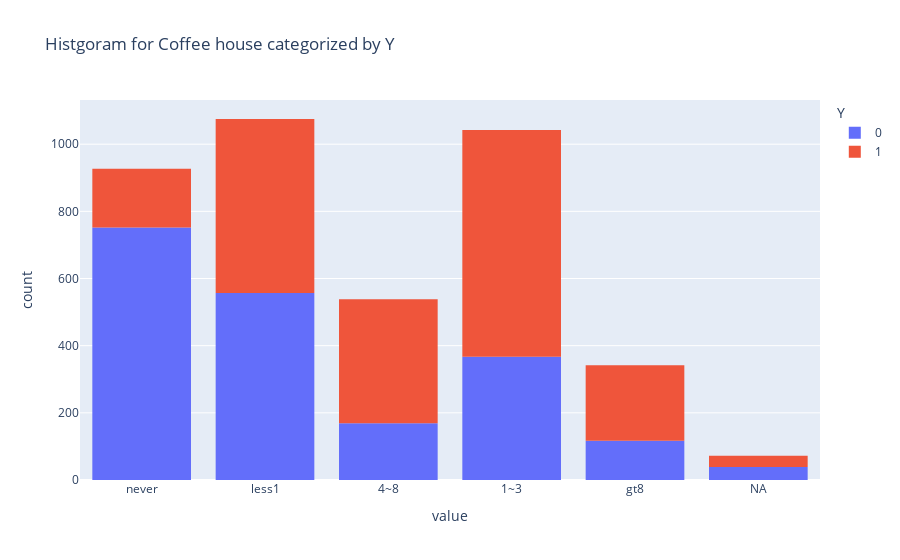

Notebook cell for this chart:
### Markdown cell above
~50% of the population accepts coffee house coupons

### Code cell
fig = px.histogram(coffee_house_coupons[['CoffeeHouse','Y']], color='Y', title = 'Histgoram for Coffee house categorized by Y')
fig.show()
fig.write_image("images/coffee_house_coupon_hist1.png")

### Figure 1 — Plotly figure (JSON) as saved in the notebook; plotly's stock layout.template omitted (floating-point values rounded to 4 significant figures; data arrays with more than 128 entries replaced by an {"elided": "..."} marker saying what was removed)
{"data": [{"alignmentgroup": "True", "bingroup": "x", "hovertemplate": "Y=0<br>value=%{x}<br>count=%{y}<extra></extra>", "legendgroup": "0", "marker": {"color": "#636efa", "pattern": {"shape": ""}}, "name": "0", "offsetgroup": "0", "orientation": "v", "showlegend": true, "type": "histogram", "x": {"elided": "2001 str values"}, "xaxis": "x", "yaxis": "y"}, {"alignmentgroup": "True", "bingroup": "x", "hovertemplate": "Y=1<br>value=%{x}<br>count=%{y}<extra></extra>", "legendgroup": "1", "marker": {"color": "#EF553B", "pattern": {"shape": ""}}, "name": "1", "offsetgroup": "1", "orientation": "v", "showlegend": true, "type": "histogram", "x": {"elided": "1995 str values"}, "xaxis": "x", "yaxis": "y"}], "layout": {"barmode": "relative", "legend": {"title": {"text": "Y"}, "tracegroupgap": 0}, "title": {"text": "Histgoram for Coffee house categorized by Y"}, "xaxis": {"anchor": "y", "domain": [0, 1], "title": {"text": "value"}}, "yaxis": {"anchor": "x", "domain": [0, 1], "title": {"text": "count"}}}}
